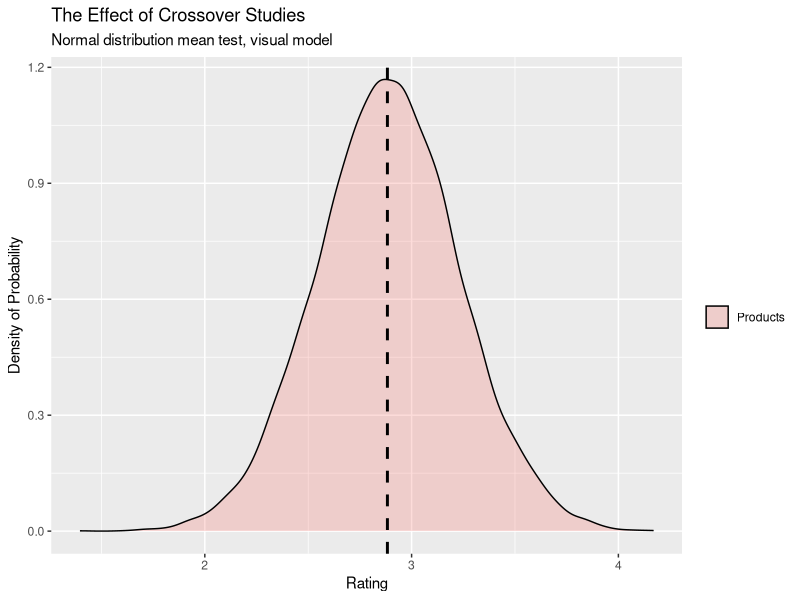

This chart was generated by the following R code: (Note: this script raises an error after producing the figure.)
# crossover.r
# Jack Margeson, Summer of 2019
# R script for analyzing the effect of crossover studies. Part of an internship project for Proctor & Gamble.

# Set the working directory of the project (required for data loading.)
setwd("~/Documents/GitHub/crossover.r")

# Library inclusions
library(ggplot2) # Graphic generator
library(reshape2) # Melt data for plot
library(readxl) # Import dataset from Excel
library(nlme) # Linear and nonlinear mixed effect models.
require(lsmeans)

#--------------- Both Models ---------------#

# Normal distribution mean test
# The point of this test is to show visually the 
# Tests the rnorm() function with same paramaters going to be used in data generation.
model.df <- data.frame(Products = rnorm(10000, 2.883, 0.34))
model.df.melt <- melt(model.df)
model.plot <- ggplot(model.df.melt, aes(x = value, fill = variable)) + 
  geom_density(
    alpha = 0.25) +
  geom_vline(aes(xintercept=2.883),
             color="black", linetype="dashed", size=1)
model.plot + labs(
  title = "The Effect of Crossover Studies",
  subtitle="Normal distribution mean test, visual model",
  x = "Rating", 
  y = "Density of Probability", 
  fill = "")

#--------------- Model #1 ---------------#

# Model #1 - Data generation
# Each sequence 1-6 is assigned 3 subjects.
# Each subject undergoes 6 treatments in total, across 6 periods.
# 108 random data values are generated here from the normal model for use in data generation.
# Since we're looking for a baseline, all products (A-F) pull from the same normal distribution.
# model1.data <- rnorm(108, 2.883, 0.34)
model1.data <- read_excel("./model1_data.xlsx")
# Linear mixed model in R.
# Using package NLME, the lme function fits a linear mixed-effects model while allowing for nested random effects.
# We can use the following line to generate a lme model for us with subjects as our random effect.
# Noted: treatement and period added as fix effect covariates.
model1.lme <- lme(Plaque ~ Treatment + Period, random=~1|Subject, data=model1.data)
summary(model1.lme)
# Gets the baseline of overal treatment means.
model1.lsmeans <-lsmeans(model1.lme, "Treatment")
model1.summary <- summary(model1.lsmeans)
# Display baseline mean.
mean(model1.summary $lsmean)

#--------------- Model #2 ---------------#

# Model #2 - Data generation
# Each sequence 1-4 is assigned 3 subjects.
# Each subject undergoes 4 treatments in total, across 4 periods with washout periods.
# 48 random data values are generated here from the normal model for use in data generation.
# Since we're looking for a baseline, all products (A & B) pull from the same normal distribution.
# model2.data <- rnorm(48, 2.883, 0.34)
model2.data <- read_excel("./model2_data.xlsx")
# Linear mixed model in R.
# Using package NLME, the lme function fits a linear mixed-effects model while allowing for nested random effects.
# We can use the following line to generate a lme model for us with subjects as our random effect.
# Noted: treatement and period added as fix effect covariates.
model2.lme <- lme(Plaque ~ Treatment + Period, random=~1|Subject, data=model2.data)
summary(model2.lme)
# Gets the baseline of overal treatment means.
model2.lsmeans <-lsmeans(model2.lme, "Treatment")
model2.summary <- summary(model2.lsmeans)
# Display baseline mean.
mean(model2.summary $lsmean)
